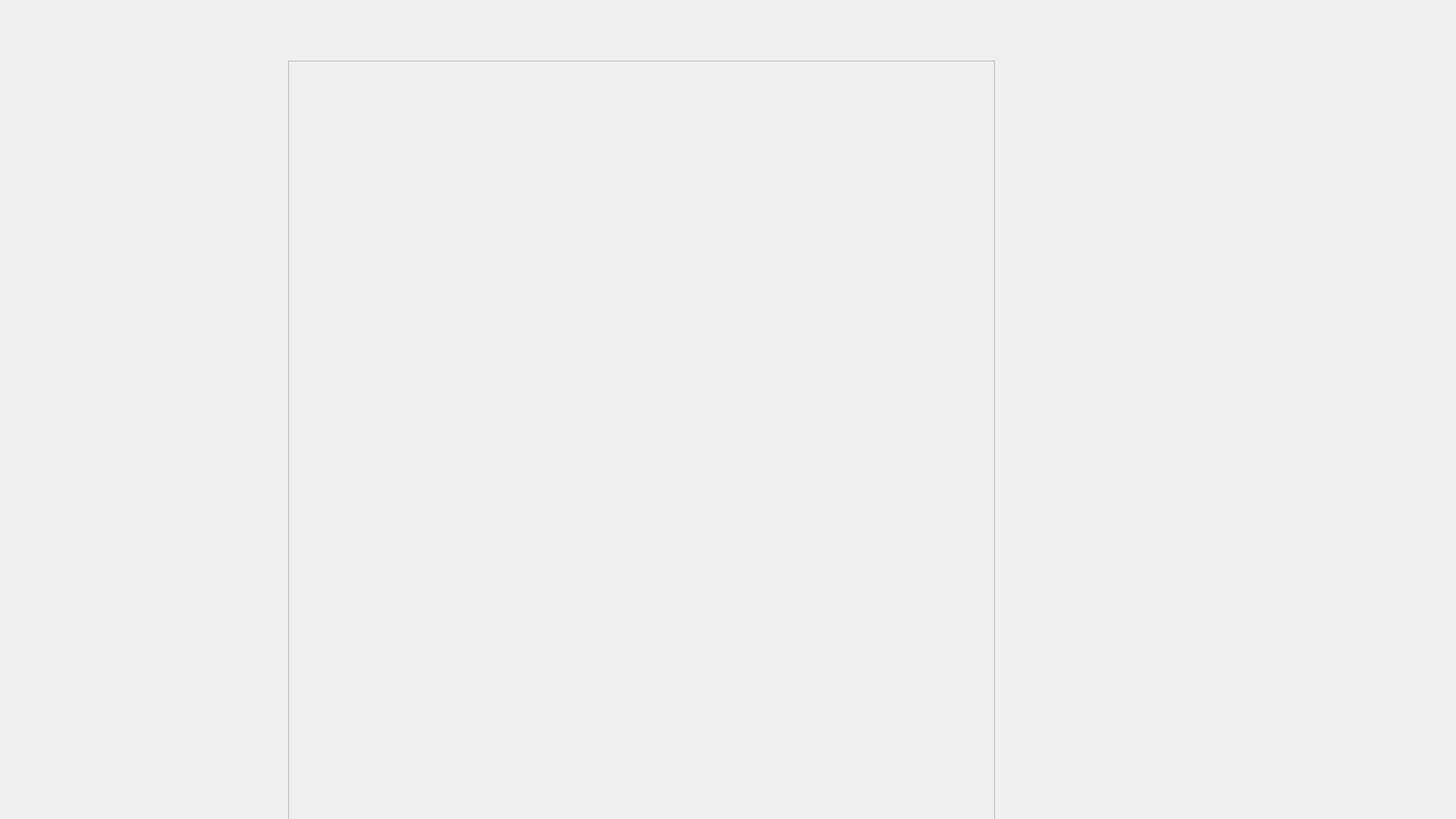
<?xml version="1.0" encoding="UTF-8"?>
<ui version="4.0">
 <class>MainWindow</class>
 <widget class="QMainWindow" name="MainWindow">
  <property name="geometry">
   <rect>
    <x>0</x>
    <y>0</y>
    <width>1920</width>
    <height>1080</height>
   </rect>
  </property>
  <property name="windowTitle">
   <string>MainWindow</string>
  </property>
  <widget class="QWidget" name="centralwidget">
   <widget class="QFrame" name="frame">
    <property name="geometry">
     <rect>
      <x>380</x>
      <y>80</y>
      <width>932</width>
      <height>1055</height>
     </rect>
    </property>
    <property name="frameShape">
     <enum>QFrame::StyledPanel</enum>
    </property>
    <property name="frameShadow">
     <enum>QFrame::Raised</enum>
    </property>
    <widget class="QLabel" name="mapFrame">
     <property name="geometry">
      <rect>
       <x>0</x>
       <y>0</y>
       <width>932</width>
       <height>1055</height>
      </rect>
     </property>
     <property name="text">
      <string/>
     </property>
    </widget>
   </widget>
   <widget class="QLabel" name="titleFrame">
    <property name="geometry">
     <rect>
      <x>1331</x>
      <y>80</y>
      <width>951</width>
      <height>40</height>
     </rect>
    </property>
    <property name="text">
     <string/>
    </property>
   </widget>
   <widget class="QLabel" name="graphFrame">
    <property name="geometry">
     <rect>
      <x>1330</x>
      <y>124</y>
      <width>951</width>
      <height>1011</height>
     </rect>
    </property>
    <property name="text">
     <string/>
    </property>
    <property name="alignment">
     <set>Qt::AlignLeading|Qt::AlignLeft|Qt::AlignTop</set>
    </property>
   </widget>
   <widget class="QLabel" name="fotosFrame">
    <property name="geometry">
     <rect>
      <x>1330</x>
      <y>640</y>
      <width>951</width>
      <height>495</height>
     </rect>
    </property>
    <property name="text">
     <string/>
    </property>
    <property name="alignment">
     <set>Qt::AlignCenter</set>
    </property>
   </widget>
  </widget>
 </widget>
 <resources/>
 <connections/>
</ui>
